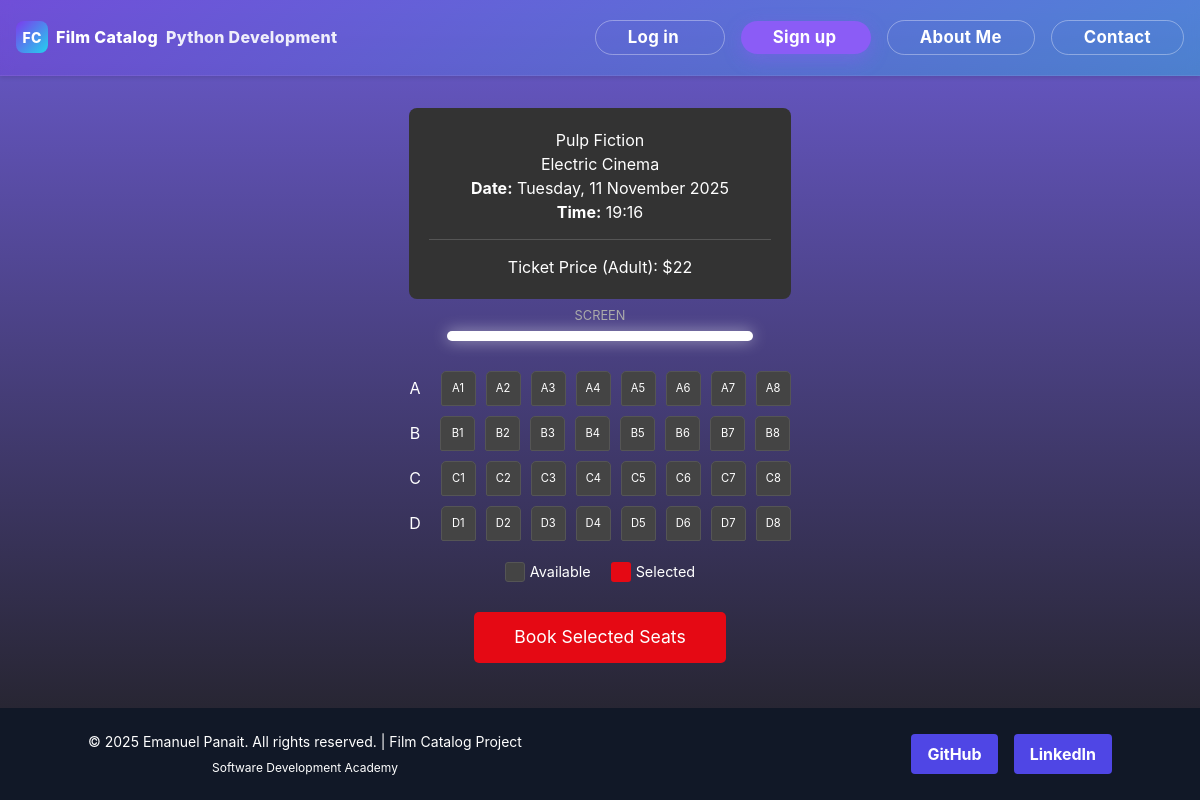
/schedule/3/, run on an earlier commit of the app's database.
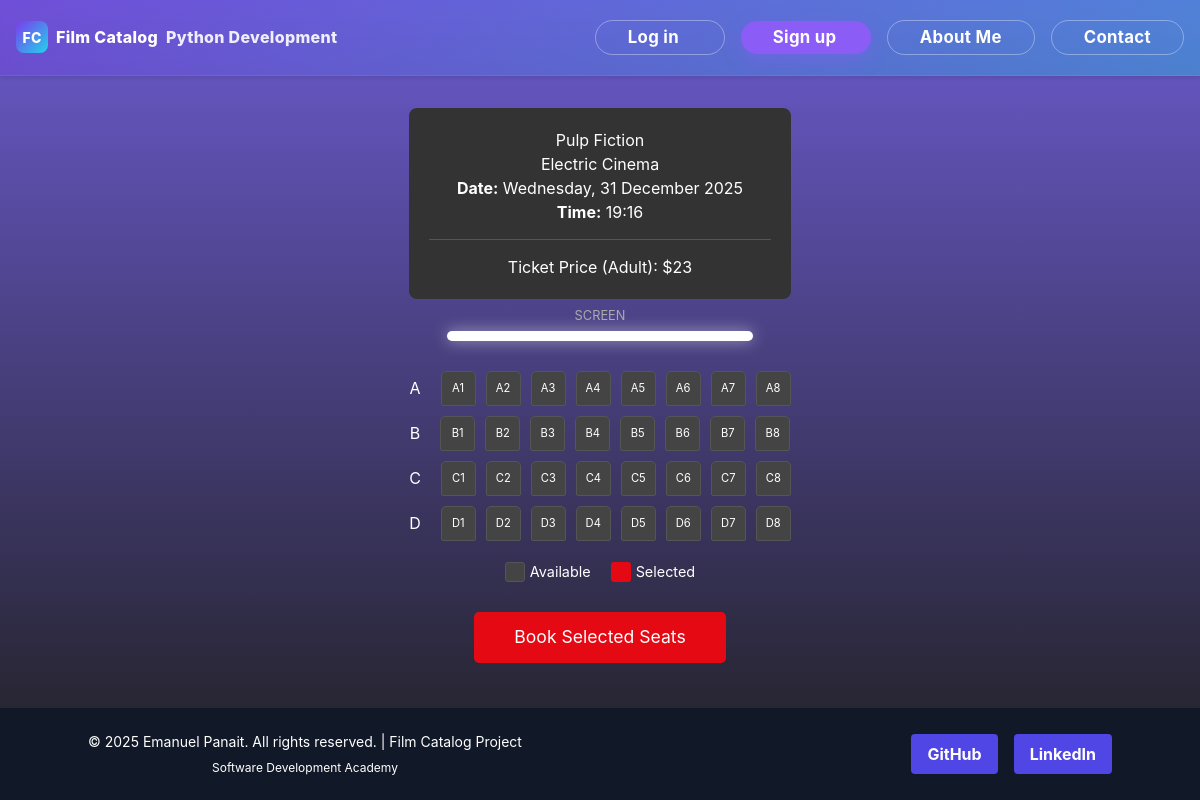
And on a later commit of the database.
### viewer/models.py (models this page shows, shortened)
class Showtime(models.Model):
    movie = models.ForeignKey(Movie, on_delete=models.CASCADE, related_name="showtimes")
    cinema = models.ForeignKey(Cinema, on_delete=models.CASCADE, related_name="cinema_showtimes")
    show_time = models.DateTimeField()

class Cinema(models.Model):
    name = models.CharField(max_length=100, blank=True, null=True)
    location = models.CharField(max_length=100, blank=True, null=True)
    price = models.DecimalField(max_digits=10, decimal_places=2, blank=True, null=True)
    Adult_ticket_price = models.IntegerField(blank=True, null=True)
    Child_ticket_price = models.IntegerField(blank=True, null=True)
    Senior_ticket_price = models.IntegerField(blank=True, null=True)
    Student_ticket_price = models.IntegerField(blank=True, null=True)
    weekend_surcharge = models.IntegerField(blank=True, null=True)
    holiday_surcharge = models.IntegerField(blank=True, null=True)
    weekday_discount = models.IntegerField(blank=True, null=True)
    matinee_discount = models.IntegerField(blank=True, null=True)

class Movie(models.Model):
    title = models.CharField(max_length=200, blank=True, null=True)
    director = models.CharField(max_length=200, blank=True, null=True, db_column='director')
    year = models.IntegerField(blank=True, null=True, db_column='year')
    genre_movie = models.CharField(max_length=50, blank=True, null=True, db_column='genre_movie')
    cinema_price = models.IntegerField(blank=True, null=True, db_column='cinema_price')  # deprecated
    bio = models.TextField(blank=True, null=True)
    rating = models.IntegerField(blank=True, null=True, db_column='rating')
    profile_picture = models.ImageField(upload_to='movie_covers/', blank=True, null=True)
    class Meta:
        ordering = ['title']

### viewer/views.py (the view, shortened to what this page needs)
# urls.py: path('schedule/<int:pk>/', views.book_seat.as_view(), name='showtime_detail'),
class book_seat(View):
    def get(self, request, pk):
        showtime = get_object_or_404(Showtime, pk=pk)
        return render(request, 'book_seats.html', {'showtime': showtime})

### viewer/Templates/book_seats.html (shortened to what this page needs)
{% extends 'base.html' %}
{% block content %}
<div class="booking-container">
    <div class="movie-info">
        <h1>{{ showtime.movie.title }}</h1>
        <h3>{{ showtime.cinema.name }}</h3>
        <p><strong>Date:</strong> {{ showtime.show_time|date:"l, d F Y" }}</p>
        <p><strong>Time:</strong> {{ showtime.show_time|date:"H:i" }}</p>
        <hr style="border-color: #555; margin: 15px 0;">
        <p>Ticket Price (Adult): ${{ showtime.cinema.Adult_ticket_price }}</p>
    </div>
    <form method="POST">
        <div class="screen"></div>
        <div class="seats-grid">
            <div class="row">
                <span style="margin-right: 10px; align-self: center;">A</span>
                {% for i in "12345678"|make_list %}
                    <label for="seat-A{{ i }}" class="seat-label">A{{ i }}</label>
                {% endfor %}
            </div>
            <div class="row">
                <span style="margin-right: 10px; align-self: center;">B</span>
                {% for i in "12345678"|make_list %}
                    <label for="seat-B{{ i }}" class="seat-label">B{{ i }}</label>
                {% endfor %}
            </div>
            <div class="row">
                <span style="margin-right: 10px; align-self: center;">C</span>
                {% for i in "12345678"|make_list %}
                    <label for="seat-C{{ i }}" class="seat-label">C{{ i }}</label>
                {% endfor %}
            </div>
             <div class="row">
                <span style="margin-right: 10px; align-self: center;">D</span>
                {% for i in "12345678"|make_list %}
                    <label for="seat-D{{ i }}" class="seat-label">D{{ i }}</label>
                {% endfor %}
            </div>
        </div>
        <div class="legend">
            <div class="legend-item">
                <span class="seat-sample" style="background-color: #444; border: 1px solid #555;"></span> Available
            </div>
            <div class="legend-item">
                <span class="seat-sample" style="background-color: #e50914;"></span> Selected
            </div>
        </div>
        <button type="submit" class="submit-btn">Book Selected Seats</button>
    </form>
</div>
{% endblock %}

What changed in the data, as far as the page shows it:
changed Showtime "Pulp Fiction": show_time "Tuesday, 11 November 2025" → "Wednesday, 31 December 2025"; cinema.Adult_ticket_price "22" → "23"
